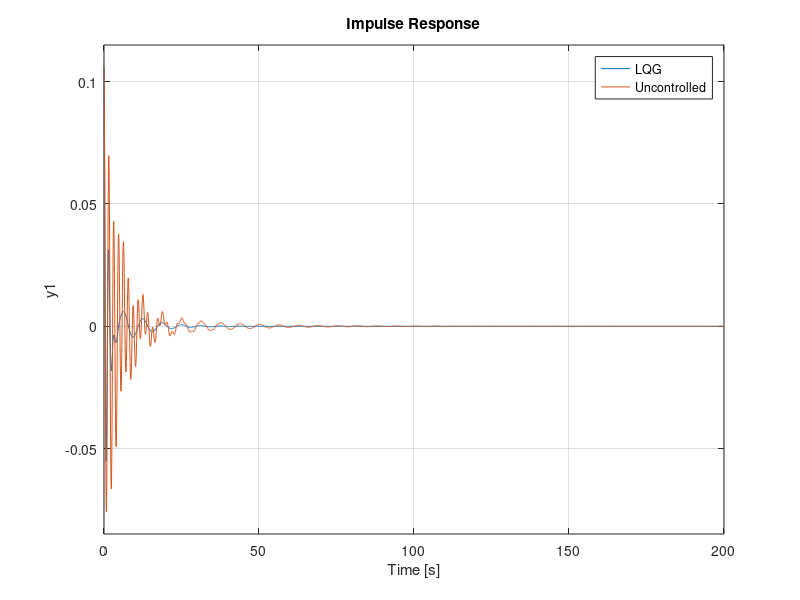

MATLAB code for this plot: (Note: this script raises an error after producing the figure.)
%% Passivity-Based Control to Guarantee Stability
%% Beam model - First 2 modes -
z     = 0.05; % damping
alpha = [0.099 -0.31]; % gain
w     = [1 4]; % natural freq.

% Create transfer function
G2 = tf(alpha(1)^2 * [1 0], [1 2*z*w(1), w(1)^2]) + ...
    tf(alpha(2)^2 * [1 0], [1 2*z*w(2), w(2)^2]);

G2.InputName = 'uG'; G2.OutputName = 'y';

%% Solve for LQG Controller
% Convert to state-space form
[a,b,c,d] = ssdata(G2);

M = [c d; zeros(1,4) 1];
QWV = blkdiag(b*b', 1e-3);
QXU = M' * diag([1 1e-3]) * M;
CLQG = lqg(ss(G2),QXU,QWV);

%% Check Closed Loop System Performance
T_LQG = feedback(G2, CLQG, +1);

impulse(T_LQG, G2)
legend('LQG', 'Uncontrolled')

% Check stability marging 
diskmargin(G2*-CLQG)

%% 4-state LQG Controller with 6 mode Model
alpha = [0.099 -0.31 -0.89 0.59 0.7 -0.81]; % gain
w     = [1 4 9 16 25 36]; % natural freq.

% Create transfer function
G6 = tf(alpha(1)^2 * [1 0], [1 2*z*w(1), w(1)^2]) + ...
    tf(alpha(2)^2 * [1 0], [1 2*z*w(2), w(2)^2]) + ...
    tf(alpha(3)^2 * [1 0], [1 2*z*w(3), w(3)^2]) + ...
    tf(alpha(4)^2 * [1 0], [1 2*z*w(4), w(4)^2]) + ...
    tf(alpha(5)^2 * [1 0], [1 2*z*w(5), w(5)^2]) + ...
    tf(alpha(6)^2 * [1 0], [1 2*z*w(6), w(6)^2]);

G6.InputName = 'uG'; G2.OutputName = 'y';

%% Check System Performance
T_LQG = feedback(G6, CLQG, +1);

impulse(T_LQG, G6)
legend('LQG', 'Uncontrolled')

% Check stability marging 
diskmargin(G6*-CLQG)

%% Passive Beam Model
nyquist(G2,G6)

isPassive(G2)

isPassive(G6)

isPassive(-CLQG)

nyquist(-CLQG)

%% Design a Passive Controller
C = ltiblock.ss('C',4,1,1); % 4 state controller

C.InputName = 'yn'; C.OutputName = 'u';
S1 = sumblk('yn = y + n');
S2 = sumblk('uG = u + d');
CL0 = connect(G2,C,S1,S2,{'d','n'},{'y','u'},{'yn','u'});

% LQG Cost function tuning goal
R1 = TuningGoal.LQG({'d','n'},{'y','u'},diag([1,1e-3]),diag([1 1e-3]));

% Make controller passive
R2 = TuningGoal.WeightedPassivity({'yn'},{'u'},-1,1);
R2.Openings = 'u';

[CL1,J1,g] = systune(CL0,R1);

%% Compare the minimum cost for both controllers
% Passive controller
J1

% Optimal LQG controller
[~,Jopt] = evalGoal(R1,replaceBlock(CL0,'C',CLQG))

%% Compare impulse responses
CPassive = getBlockValue(CL1,'C');

impulse(feedback(G6,CLQG,+1))
hold on
impulse(feedback(G6,CPassive,+1))

%% Compare Nyquist Plots
figure
nyquist(-CPassive, -CLQG)

%% end.